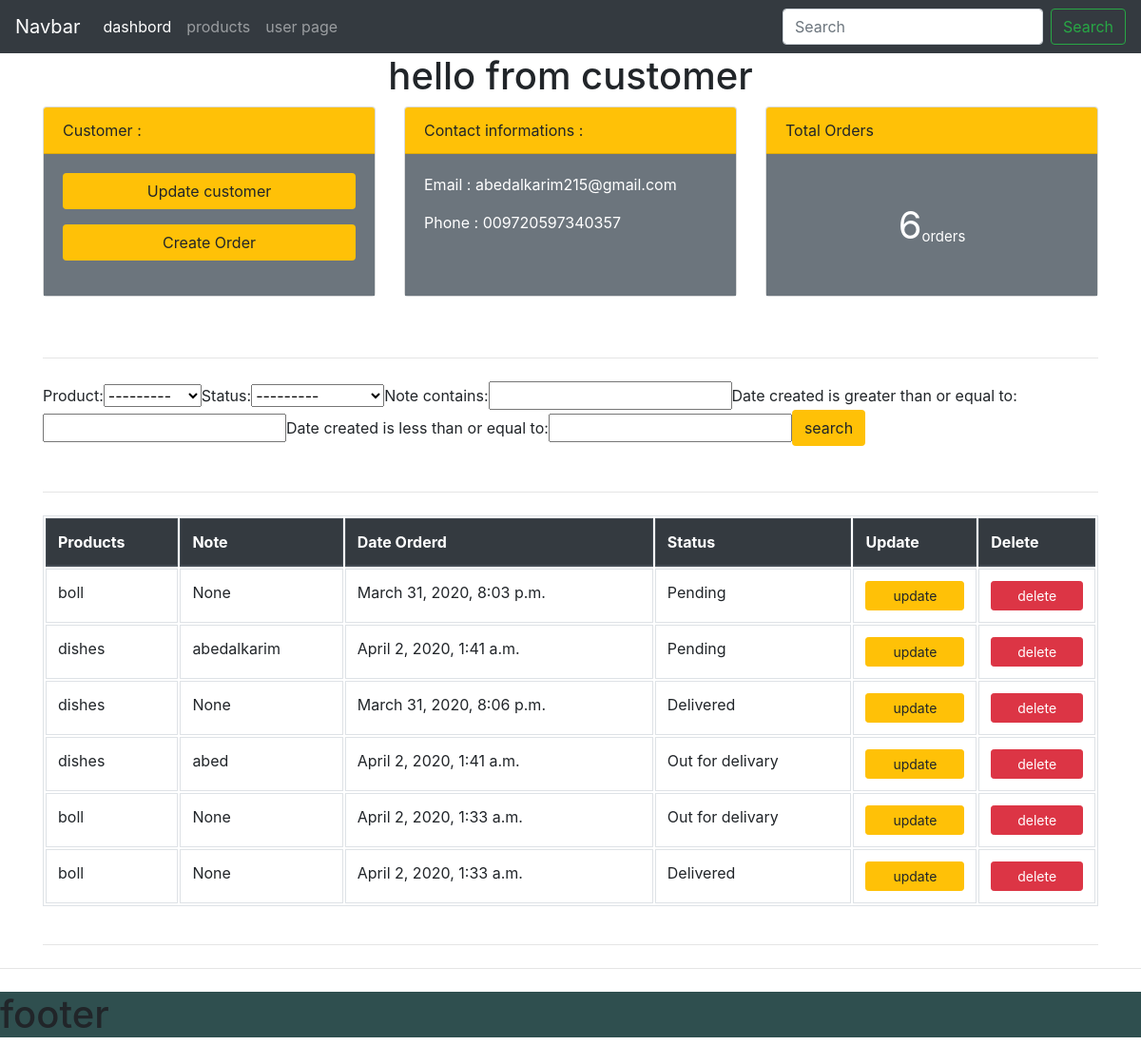
The app's page /customer/1/ (signed in) with its own data.
### accounts/models.py (models this page shows, shortened)
class Customer(models.Model) :
    name = models.CharField(max_length=100)
    phone = models.CharField(max_length=100)
    email = models.EmailField()
    date_created = models.DateTimeField(auto_now=True)

class Order(models.Model) :
    STATUS = (
        ('Pending' , 'Pending'),
        ('Out for delivary' , 'Out for delivary'),
        ('Delivered' , 'Delivered'),
    )
    customer = models.ForeignKey(Customer,on_delete=models.SET_NULL ,null=True)
    product = models.ForeignKey(Product,on_delete=models.SET_NULL,null=True)
    date_created = models.DateTimeField(auto_now=True)
    status = models.CharField(max_length=100,choices=STATUS)
    note = models.CharField(max_length=200,null=True)

class Product(models.Model) :
    CATEGORY = (
        ('Indoor', 'Indoor'),
        ('Outdoor', 'Outdoor'),
    )
    name = models.CharField(max_length=200)
    price = models.FloatField()
    category = models.CharField(max_length=100 , choices=CATEGORY)
    description = models.TextField()
    date_created = models.DateTimeField(auto_now=True)
    tag = models.ManyToManyField(Tag)
    def __str__(self):
        return self.name

### accounts/views.py (the view)
# urls.py: path('customer/<int:customer_id>/',customer,name='customer'),
@login_required(login_url='login_user')
def customer(request,customer_id):
    customer = Customer.objects.get(pk=customer_id)
    orders = customer.order_set.all()
    orders_count = orders.count()
    my_filter = order_filter(request.GET,queryset=orders)
    orders = my_filter.qs
    context = {
        'customer':customer,
        'orders':orders,
        'orders_count':orders_count,
        'my_filter':my_filter,
    }
    return render(request, 'accounts/pages/customer.html',context)

### accounts/templates/accounts/pages/customer.html
{% extends 'accounts/layouts/main.html' %}
{% block content %}
  <h1 style="text-align: center">hello from customer</h1>
    {% include 'accounts/layouts/customer/cards.html' %}
    <br>
    <hr class="my-4">
    {% include 'accounts/layouts/customer/search.html' %}
    <br>
    <hr class="my-4">
            <div class="row">
        <div class="col-md-12">
            <table class="table table-bordered table-hover" style="border-collapse: separate;">
                  <thead class="thead-dark">
                    <tr>
                      <th scope="col">Products</th>
                      <th scope="col">Note</th>
                          <th scope="col">Date Orderd</th>
                          <th scope="col">Status</th>
                          <th scope="col">Update</th>
                          <th scope="col">Delete</th>
                    </tr>
                  </thead>
                <tbody>
                      {% for order in orders %}
                        <tr>
                          <td>{{order.product.name}}</td>
                          <td>{{order.note}}</td>
                          <td>{{order.date_created}}</td>
                          <td>{{order.status}}</td>
                          <td><a class="btn btn-sm btn-warning" style="width: 100%" href="{% url 'update_order' order.id %}" >update</a> </td>
                          <td><a class="btn btn-sm btn-danger" style="width: 100%" href="{% url 'delete_order' order.id %}" >delete</a> </td>
                        </tr>
                  {% endfor %}
                  </tbody>
            </table>
        </div>
    </div>
    <hr class="my-4">
{% endblock %}

### accounts/templates/accounts/layouts/customer/cards.html
<div class="row">
    <div class="col-md-4">
        <div class="card bg-light mb-3" style="min-height: 200px">
          <div class="card-header badge-warning">Customer : </div>
          <div class="card-body badge-secondary">
              <a style="display: block;text-decoration: none;color: black" href="#">
            <p class="btn badge-warning" style="width: 100%">Update customer</p>
                  </a>
              <a style="display: block;text-decoration: none;color: black" href="{% url 'create_order' customer.id %}">
            <p class="btn badge-warning" style="width: 100%">Create Order</p>
              </a>
          </div>
        </div>
    </div>
    <div class="col-md-4">
        <div class="card bg-light mb-3" style="min-height: 200px">
          <div class="card-header badge-warning">Contact informations :</div>
          <div class="card-body badge-secondary">
            <p class="card-text">Email : {{ customer.email }}</p>
            <p class="card-text">Phone : {{ customer.phone }}</p>
          </div>
        </div>
    </div>
    <div class="col-md-4">
        <div class="card bg-light mb-3" style="min-height: 200px">
          <div class="card-header badge-warning">Total Orders</div>
          <div class="card-body badge-secondary">
            <p class="card-text" style="text-align: center;padding-top: 8%;font-size: 40px">{{ orders_count }}<sub style="font-size: 15px">order{% if orders_count != 1 %}s{% endif %}</sub></p>
          </div>
        </div>
    </div>
</div>

### records on screen
Customer: email "abedalkarim215@gmail.com", phone "009720597340357"
Order: product.name "boll", note "None", date_created "March 31, 2020, 8:03 p.m.", status "Pending"
Order: product.name "dishes", note "abedalkarim", date_created "April 2, 2020, 1:41 a.m.", status "Pending"
Order: product.name "dishes", note "None", date_created "March 31, 2020, 8:06 p.m.", status "Delivered"
Order: product.name "dishes", note "abed", date_created "April 2, 2020, 1:41 a.m.", status "Out for delivary"
Order: product.name "boll", note "None", date_created "April 2, 2020, 1:33 a.m.", status "Out for delivary"
Order: product.name "boll", note "None", date_created "April 2, 2020, 1:33 a.m.", status "Delivered"

### other values on screen
{{ orders_count }} "6"
